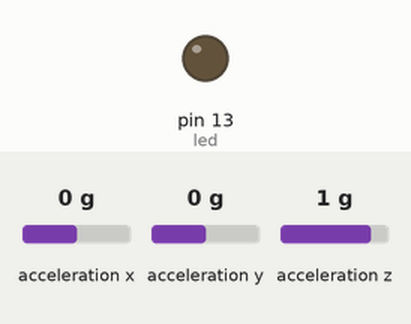
Recording of a sketch running on a simulated Arduino Uno, built with avr-gcc and run on an emulated ATmega328P. Parts: output pins drawn as LEDs (lit = HIGH). Inputs (shaded band) come from the test bench; at power-on: acceleration z 1 g, acceleration x 0 g, acceleration y 0 g. What the sketch prints to the serial monitor is not drawn.

Above: at 1.2 s.
1.3 s: acceleration z set to -1.4 g
At 1.63 s:
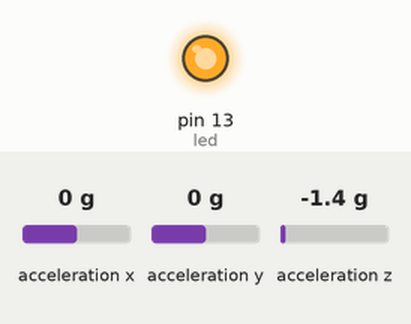
Timing chart, 0 to 4.3 s (numbered marks = the images above; inputs shaded):
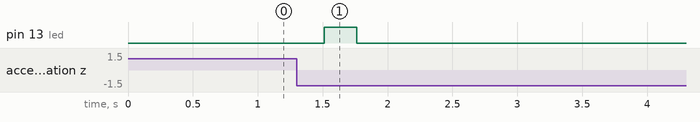

Measured:
- after the input at 1.3 s, pin 13 (led): LOW → HIGH after 0.21 s, → LOW 0.25 s later

The sketch:

HTN_Final_V0.ino
```cpp
#include <Wire.h>
#include "MMA7660.h"
MMA7660 accelemeter;
int led = 13;
int timeOn = 0;
float prevAZ = 0.5;

void setup()
{
  accelemeter.init();
  Serial.begin(9600);
  pinMode(led, OUTPUT);
}
void loop()
{
  int8_t x;
  int8_t y;
  int8_t z;
  float ax,ay,az;
  accelemeter.getXYZ(&x,&y,&z);

  /*Serial.print("x = ");
    Serial.println(x);
    Serial.print("y = ");
    Serial.println(y);
    Serial.print("z = ");
    Serial.println(z);*/


  accelemeter.getAcceleration(&ax,&ay,&az);
  /*  Serial.println("accleration of X/Y/Z: ");
  Serial.print(ax);
  Serial.println(" g");
  Serial.print(ay);
  Serial.println(" g");
  Serial.print(az);
  Serial.println(" g");
  Serial.println("***********"); */

  if (prevAZ -az > 0.1 && z < 18){
    Serial.write(1); //On
    Serial.flush();
    digitalWrite(led, HIGH);
    timeOn++;
  }
  else {
    Serial.write(2); //Not on
    Serial.flush();
    digitalWrite(led, LOW);
  }

  prevAZ = az;
  delay(250);

}
```
